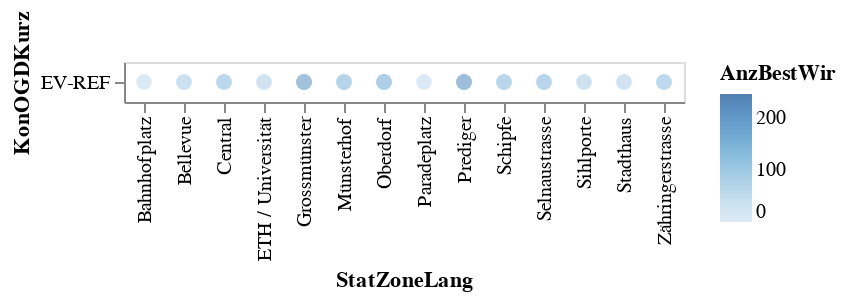

Write notebook code for a chart like this one.
### Code cell
alt.Chart(mySelection).mark_circle(size=60).encode(
    x='StatZoneLang',
    y='KonOGDKurz',
    color='AnzBestWir',
    tooltip=['KonOGDKurz','StichtagDatJahr','AnzBestWir']
).interactive() # this makes the axes interactive: now you can zoom & pan

### Figure 1 — Vega-Lite specification as saved in the notebook (floating-point values rounded to 4 significant figures)
{"config": {"view": {"continuousWidth": 400, "continuousHeight": 300}}, "data": {"name": "data-76e63a1824eb33f12ee0eb3391e59a82"}, "mark": {"type": "circle", "size": 60}, "encoding": {"color": {"type": "quantitative", "field": "AnzBestWir"}, "tooltip": [{"type": "nominal", "field": "KonOGDKurz"}, {"type": "temporal", "field": "StichtagDatJahr"}, {"type": "quantitative", "field": "AnzBestWir"}], "x": {"type": "nominal", "field": "StatZoneLang"}, "y": {"type": "nominal", "field": "KonOGDKurz"}}, "selection": {"selector003": {"type": "interval", "bind": "scales", "encodings": ["x", "y"]}}, "$schema": "https://vega.github.io/schema/vega-lite/v4.8.1.json", "datasets": {"data-76e63a1824eb33f12ee0eb3391e59a82": [{"StichtagDatJahr": "2020-01-01T00:00:00", "StatZoneSort": 1101, "StatZoneLang": "Zähringerstrasse", "QuarSort": 11, "QuarLang": "Rathaus", "KreisSort": 1, "herkunftSort": 1, "KonOGDSort": 1, "KonOGDKurz": "EV-REF", "AnzBestWir": 79}, {"StichtagDatJahr": "2020-01-01T00:00:00", "StatZoneSort": 1101, "StatZoneLang": "Zähringerstrasse", "QuarSort": 11, "QuarLang": "Rathaus", "KreisSort": 1, "herkunftSort": 2, "KonOGDSort": 1, "KonOGDKurz": "EV-REF", "AnzBestWir": 14}, {"StichtagDatJahr": "2020-01-01T00:00:00", "StatZoneSort": 1102, "StatZoneLang": "Prediger", "QuarSort": 11, "QuarLang": "Rathaus", "KreisSort": 1, "herkunftSort": 1, "KonOGDSort": 1, "KonOGDKurz": "EV-REF", "AnzBestWir": 247}, {"StichtagDatJahr": "2020-01-01T00:00:00", "StatZoneSort": 1102, "StatZoneLang": "Prediger", "QuarSort": 11, "QuarLang": "Rathaus", "KreisSort": 1, "herkunftSort": 2, "KonOGDSort": 1, "KonOGDKurz": "EV-REF", "AnzBestWir": 24}, {"StichtagDatJahr": "2020-01-01T00:00:00", "StatZoneSort": 1103, "StatZoneLang": "Grossmünster", "QuarSort": 11, "QuarLang": "Rathaus", "KreisSort": 1, "herkunftSort": 1, "KonOGDSort": 1, "KonOGDKurz": "EV-REF", "AnzBestWir": 241}, {"StichtagDatJahr": "2020-01-01T00:00:00", "StatZoneSort": 1103, "StatZoneLang": "Grossmünster", "QuarSort": 11, "QuarLang": "Rathaus", "KreisSort": 1, "herkunftSort": 2, "KonOGDSort": 1, "KonOGDKurz": "EV-REF", "AnzBestWir": 17}, {"StichtagDatJahr": "2020-01-01T00:00:00", "StatZoneSort": 1104, "StatZoneLang": "Oberdorf", "QuarSort": 11, "QuarLang": "Rathaus", "KreisSort": 1, "herkunftSort": 1, "KonOGDSort": 1, "KonOGDKurz": "EV-REF", "AnzBestWir": 158}, {"StichtagDatJahr": "2020-01-01T00:00:00", "StatZoneSort": 1104, "StatZoneLang": "Oberdorf", "QuarSort": 11, "QuarLang": "Rathaus", "KreisSort": 1, "herkunftSort": 2, "KonOGDSort": 1, "KonOGDKurz": "EV-REF", "AnzBestWir": 16}, {"StichtagDatJahr": "2020-01-01T00:00:00", "StatZoneSort": 1201, "StatZoneLang": "Central", "QuarSort": 12, "QuarLang": "Hochschulen", "KreisSort": 1, "herkunftSort": 1, "KonOGDSort": 1, "KonOGDKurz": "EV-REF", "AnzBestWir": 91}, {"StichtagDatJahr": "2020-01-01T00:00:00", "StatZoneSort": 1201, "StatZoneLang": "Central", "QuarSort": 12, "QuarLang": "Hochschulen", "KreisSort": 1, "herkunftSort": 2, "KonOGDSort": 1, "KonOGDKurz": "EV-REF", "AnzBestWir": 11}, {"StichtagDatJahr": "2020-01-01T00:00:00", "StatZoneSort": 1202, "StatZoneLang": "ETH / Universität", "QuarSort": 12, "QuarLang": "Hochschulen", "KreisSort": 1, "herkunftSort": 1, "KonOGDSort": 1, "KonOGDKurz": "EV-REF", "AnzBestWir": 11}, {"StichtagDatJahr": "2020-01-01T00:00:00", "StatZoneSort": 1202, "StatZoneLang": "ETH / Universität", "QuarSort": 12, "QuarLang": "Hochschulen", "KreisSort": 1, "herkunftSort": 2, "KonOGDSort": 1, "KonOGDKurz": "EV-REF", "AnzBestWir": 2}, {"StichtagDatJahr": "2020-01-01T00:00:00", "StatZoneSort": 1203, "StatZoneLang": "Bellevue", "QuarSort": 12, "QuarLang": "Hochschulen", "KreisSort": 1, "herkunftSort": 1, "KonOGDSort": 1, "KonOGDKurz": "EV-REF", "AnzBestWir": 47}, {"StichtagDatJahr": "2020-01-01T00:00:00", "StatZoneSort": 1203, "StatZoneLang": "Bellevue", "QuarSort": 12, "QuarLang": "Hochschulen", "KreisSort": 1, "herkunftSort": 2, "KonOGDSort": 1, "KonOGDKurz": "EV-REF", "AnzBestWir": 1}, {"StichtagDatJahr": "2020-01-01T00:00:00", "StatZoneSort": 1301, "StatZoneLang": "Schipfe", "QuarSort": 13, "QuarLang": "Lindenhof", "KreisSort": 1, "herkunftSort": 1, "KonOGDSort": 1, "KonOGDKurz": "EV-REF", "AnzBestWir": 107}, {"StichtagDatJahr": "2020-01-01T00:00:00", "StatZoneSort": 1301, "StatZoneLang": "Schipfe", "QuarSort": 13, "QuarLang": "Lindenhof", "KreisSort": 1, "herkunftSort": 2, "KonOGDSort": 1, "KonOGDKurz": "EV-REF", "AnzBestWir": 12}, {"StichtagDatJahr": "2020-01-01T00:00:00", "StatZoneSort": 1302, "StatZoneLang": "Münsterhof", "QuarSort": 13, "QuarLang": "Lindenhof", "KreisSort": 1, "herkunftSort": 1, "KonOGDSort": 1, "KonOGDKurz": "EV-REF", "AnzBestWir": 131}, {"StichtagDatJahr": "2020-01-01T00:00:00", "StatZoneSort": 1302, "StatZoneLang": "Münsterhof", "QuarSort": 13, "QuarLang": "Lindenhof", "KreisSort": 1, "herkunftSort": 2, "KonOGDSort": 1, "KonOGDKurz": "EV-REF", "AnzBestWir": 9}, {"StichtagDatJahr": "2020-01-01T00:00:00", "StatZoneSort": 1303, "StatZoneLang": "Stadthaus", "QuarSort": 13, "QuarLang": "Lindenhof", "KreisSort": 1, "herkunftSort": 1, "KonOGDSort": 1, "KonOGDKurz": "EV-REF", "AnzBestWir": 16}, {"StichtagDatJahr": "2020-01-01T00:00:00", "StatZoneSort": 1303, "StatZoneLang": "Stadthaus", "QuarSort": 13, "QuarLang": "Lindenhof", "KreisSort": 1, "herkunftSort": 2, "KonOGDSort": 1, "KonOGDKurz": "EV-REF", "AnzBestWir": 0}, {"StichtagDatJahr": "2020-01-01T00:00:00", "StatZoneSort": 1401, "StatZoneLang": "Bahnhofplatz", "QuarSort": 14, "QuarLang": "City", "KreisSort": 1, "herkunftSort": 1, "KonOGDSort": 1, "KonOGDKurz": "EV-REF", "AnzBestWir": 5}, {"StichtagDatJahr": "2020-01-01T00:00:00", "StatZoneSort": 1402, "StatZoneLang": "Sihlporte", "QuarSort": 14, "QuarLang": "City", "KreisSort": 1, "herkunftSort": 1, "KonOGDSort": 1, "KonOGDKurz": "EV-REF", "AnzBestWir": 19}, {"StichtagDatJahr": "2020-01-01T00:00:00", "StatZoneSort": 1402, "StatZoneLang": "Sihlporte", "QuarSort": 14, "QuarLang": "City", "KreisSort": 1, "herkunftSort": 2, "KonOGDSort": 1, "KonOGDKurz": "EV-REF", "AnzBestWir": 6}, {"StichtagDatJahr": "2020-01-01T00:00:00", "StatZoneSort": 1403, "StatZoneLang": "Selnaustrasse", "QuarSort": 14, "QuarLang": "City", "KreisSort": 1, "herkunftSort": 1, "KonOGDSort": 1, "KonOGDKurz": "EV-REF", "AnzBestWir": 103}, {"StichtagDatJahr": "2020-01-01T00:00:00", "StatZoneSort": 1403, "StatZoneLang": "Selnaustrasse", "QuarSort": 14, "QuarLang": "City", "KreisSort": 1, "herkunftSort": 2, "KonOGDSort": 1, "KonOGDKurz": "EV-REF", "AnzBestWir": 14}, {"StichtagDatJahr": "2020-01-01T00:00:00", "StatZoneSort": 1404, "StatZoneLang": "Paradeplatz", "QuarSort": 14, "QuarLang": "City", "KreisSort": 1, "herkunftSort": 1, "KonOGDSort": 1, "KonOGDKurz": "EV-REF", "AnzBestWir": 6}]}}
